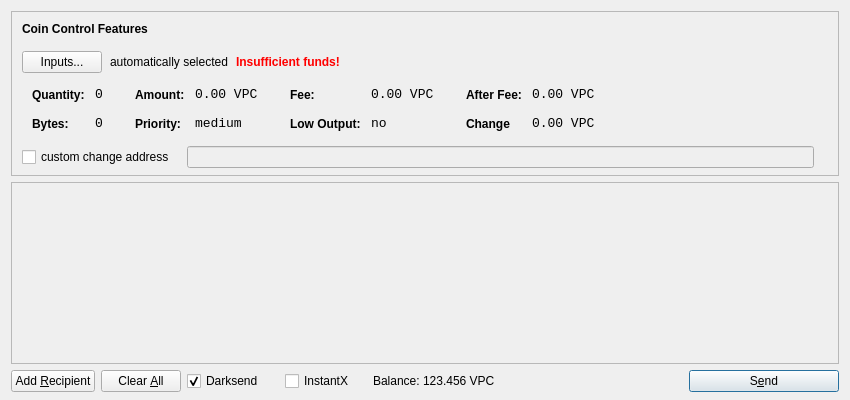
<?xml version="1.0" encoding="UTF-8"?>
<ui version="4.0">
 <class>SendCoinsDialog</class>
 <widget class="QDialog" name="SendCoinsDialog">
  <property name="geometry">
   <rect>
    <x>0</x>
    <y>0</y>
    <width>850</width>
    <height>400</height>
   </rect>
  </property>
  <property name="windowTitle">
   <string>Send Coins</string>
  </property>
  <layout class="QVBoxLayout" name="verticalLayout" stretch="0,1,0">
   <property name="bottomMargin">
    <number>8</number>
   </property>
   <item>
    <widget class="QFrame" name="frameCoinControl">
     <property name="sizePolicy">
      <sizepolicy hsizetype="Expanding" vsizetype="Expanding">
       <horstretch>0</horstretch>
       <verstretch>0</verstretch>
      </sizepolicy>
     </property>
     <property name="maximumSize">
      <size>
       <width>16777215</width>
       <height>16777215</height>
      </size>
     </property>
     <property name="frameShape">
      <enum>QFrame::StyledPanel</enum>
     </property>
     <property name="frameShadow">
      <enum>QFrame::Sunken</enum>
     </property>
     <layout class="QVBoxLayout" name="verticalLayoutCoinControl2">
      <property name="spacing">
       <number>-1</number>
      </property>
      <property name="leftMargin">
       <number>0</number>
      </property>
      <property name="topMargin">
       <number>0</number>
      </property>
      <property name="rightMargin">
       <number>0</number>
      </property>
      <property name="bottomMargin">
       <number>6</number>
      </property>
      <item>
       <layout class="QVBoxLayout" name="verticalLayoutCoinControl" stretch="0,0,0,0,1">
        <property name="spacing">
         <number>0</number>
        </property>
        <property name="leftMargin">
         <number>10</number>
        </property>
        <property name="topMargin">
         <number>10</number>
        </property>
        <item>
         <layout class="QHBoxLayout" name="horizontalLayoutCoinControl1">
          <property name="bottomMargin">
           <number>15</number>
          </property>
          <item>
           <widget class="QLabel" name="labelCoinControlFeatures">
            <property name="sizePolicy">
             <sizepolicy hsizetype="Preferred" vsizetype="Maximum">
              <horstretch>0</horstretch>
              <verstretch>0</verstretch>
             </sizepolicy>
            </property>
            <property name="font">
             <font>
              <weight>75</weight>
              <bold>true</bold>
             </font>
            </property>
            <property name="styleSheet">
             <string notr="true">font-weight:bold;</string>
            </property>
            <property name="text">
             <string>Coin Control Features</string>
            </property>
           </widget>
          </item>
         </layout>
        </item>
        <item>
         <layout class="QHBoxLayout" name="horizontalLayoutCoinControl2" stretch="0,0,0,0">
          <property name="spacing">
           <number>8</number>
          </property>
          <property name="bottomMargin">
           <number>10</number>
          </property>
          <item>
           <widget class="QPushButton" name="pushButtonCoinControl">
            <property name="styleSheet">
             <string notr="true"/>
            </property>
            <property name="text">
             <string>Inputs...</string>
            </property>
           </widget>
          </item>
          <item>
           <widget class="QLabel" name="labelCoinControlAutomaticallySelected">
            <property name="text">
             <string>automatically selected</string>
            </property>
            <property name="margin">
             <number>5</number>
            </property>
           </widget>
          </item>
          <item>
           <widget class="QLabel" name="labelCoinControlInsuffFunds">
            <property name="font">
             <font>
              <weight>75</weight>
              <bold>true</bold>
             </font>
            </property>
            <property name="styleSheet">
             <string notr="true">color:red;font-weight:bold;</string>
            </property>
            <property name="text">
             <string>Insufficient funds!</string>
            </property>
            <property name="margin">
             <number>5</number>
            </property>
           </widget>
          </item>
          <item>
           <spacer name="horizontalSpacerCoinControl">
            <property name="orientation">
             <enum>Qt::Horizontal</enum>
            </property>
            <property name="sizeHint" stdset="0">
             <size>
              <width>40</width>
              <height>1</height>
             </size>
            </property>
           </spacer>
          </item>
         </layout>
        </item>
        <item>
         <widget class="QWidget" name="widgetCoinControl" native="true">
          <property name="sizePolicy">
           <sizepolicy hsizetype="Preferred" vsizetype="Preferred">
            <horstretch>0</horstretch>
            <verstretch>0</verstretch>
           </sizepolicy>
          </property>
          <property name="minimumSize">
           <size>
            <width>0</width>
            <height>0</height>
           </size>
          </property>
          <property name="styleSheet">
           <string notr="true"/>
          </property>
          <layout class="QHBoxLayout" name="horizontalLayoutCoinControl5">
           <property name="margin">
            <number>0</number>
           </property>
           <item>
            <layout class="QHBoxLayout" name="horizontalLayoutCoinControl3" stretch="0,0,0,1">
             <property name="spacing">
              <number>20</number>
             </property>
             <property name="topMargin">
              <number>0</number>
             </property>
             <property name="bottomMargin">
              <number>10</number>
             </property>
             <item>
              <layout class="QFormLayout" name="formLayoutCoinControl1">
               <property name="horizontalSpacing">
                <number>10</number>
               </property>
               <property name="verticalSpacing">
                <number>14</number>
               </property>
               <property name="leftMargin">
                <number>10</number>
               </property>
               <property name="topMargin">
                <number>4</number>
               </property>
               <property name="rightMargin">
                <number>6</number>
               </property>
               <item row="0" column="0">
                <widget class="QLabel" name="labelCoinControlQuantityText">
                 <property name="styleSheet">
                  <string notr="true">font-weight:bold;</string>
                 </property>
                 <property name="text">
                  <string>Quantity:</string>
                 </property>
                 <property name="margin">
                  <number>0</number>
                 </property>
                </widget>
               </item>
               <item row="0" column="1">
                <widget class="QLabel" name="labelCoinControlQuantity">
                 <property name="font">
                  <font>
                   <family>Monospace</family>
                   <pointsize>10</pointsize>
                  </font>
                 </property>
                 <property name="cursor">
                  <cursorShape>IBeamCursor</cursorShape>
                 </property>
                 <property name="contextMenuPolicy">
                  <enum>Qt::ActionsContextMenu</enum>
                 </property>
                 <property name="text">
                  <string>0</string>
                 </property>
                 <property name="margin">
                  <number>0</number>
                 </property>
                 <property name="textInteractionFlags">
                  <set>Qt::LinksAccessibleByMouse|Qt::TextSelectableByKeyboard|Qt::TextSelectableByMouse</set>
                 </property>
                </widget>
               </item>
               <item row="1" column="0">
                <widget class="QLabel" name="labelCoinControlBytesText">
                 <property name="styleSheet">
                  <string notr="true">font-weight:bold;</string>
                 </property>
                 <property name="text">
                  <string>Bytes:</string>
                 </property>
                </widget>
               </item>
               <item row="1" column="1">
                <widget class="QLabel" name="labelCoinControlBytes">
                 <property name="font">
                  <font>
                   <family>Monospace</family>
                   <pointsize>10</pointsize>
                  </font>
                 </property>
                 <property name="cursor">
                  <cursorShape>IBeamCursor</cursorShape>
                 </property>
                 <property name="contextMenuPolicy">
                  <enum>Qt::ActionsContextMenu</enum>
                 </property>
                 <property name="text">
                  <string>0</string>
                 </property>
                 <property name="textInteractionFlags">
                  <set>Qt::LinksAccessibleByMouse|Qt::TextSelectableByKeyboard|Qt::TextSelectableByMouse</set>
                 </property>
                </widget>
               </item>
              </layout>
             </item>
             <item>
              <layout class="QFormLayout" name="formLayoutCoinControl2">
               <property name="horizontalSpacing">
                <number>10</number>
               </property>
               <property name="verticalSpacing">
                <number>14</number>
               </property>
               <property name="leftMargin">
                <number>6</number>
               </property>
               <property name="topMargin">
                <number>4</number>
               </property>
               <property name="rightMargin">
                <number>6</number>
               </property>
               <item row="0" column="0">
                <widget class="QLabel" name="labelCoinControlAmountText">
                 <property name="styleSheet">
                  <string notr="true">font-weight:bold;</string>
                 </property>
                 <property name="text">
                  <string>Amount:</string>
                 </property>
                 <property name="margin">
                  <number>0</number>
                 </property>
                </widget>
               </item>
               <item row="0" column="1">
                <widget class="QLabel" name="labelCoinControlAmount">
                 <property name="font">
                  <font>
                   <family>Monospace</family>
                   <pointsize>10</pointsize>
                  </font>
                 </property>
                 <property name="cursor">
                  <cursorShape>IBeamCursor</cursorShape>
                 </property>
                 <property name="contextMenuPolicy">
                  <enum>Qt::ActionsContextMenu</enum>
                 </property>
                 <property name="text">
                  <string>0.00 VPC</string>
                 </property>
                 <property name="textInteractionFlags">
                  <set>Qt::LinksAccessibleByMouse|Qt::TextSelectableByKeyboard|Qt::TextSelectableByMouse</set>
                 </property>
                </widget>
               </item>
               <item row="1" column="0">
                <widget class="QLabel" name="labelCoinControlPriorityText">
                 <property name="styleSheet">
                  <string notr="true">font-weight:bold;</string>
                 </property>
                 <property name="text">
                  <string>Priority:</string>
                 </property>
                </widget>
               </item>
               <item row="1" column="1">
                <widget class="QLabel" name="labelCoinControlPriority">
                 <property name="font">
                  <font>
                   <family>Monospace</family>
                   <pointsize>10</pointsize>
                  </font>
                 </property>
                 <property name="cursor">
                  <cursorShape>IBeamCursor</cursorShape>
                 </property>
                 <property name="contextMenuPolicy">
                  <enum>Qt::ActionsContextMenu</enum>
                 </property>
                 <property name="text">
                  <string>medium</string>
                 </property>
                 <property name="textInteractionFlags">
                  <set>Qt::LinksAccessibleByMouse|Qt::TextSelectableByKeyboard|Qt::TextSelectableByMouse</set>
                 </property>
                </widget>
               </item>
              </layout>
             </item>
             <item>
              <layout class="QFormLayout" name="formLayoutCoinControl3">
               <property name="horizontalSpacing">
                <number>10</number>
               </property>
               <property name="verticalSpacing">
                <number>14</number>
               </property>
               <property name="leftMargin">
                <number>6</number>
               </property>
               <property name="topMargin">
                <number>4</number>
               </property>
               <property name="rightMargin">
                <number>6</number>
               </property>
               <item row="0" column="0">
                <widget class="QLabel" name="labelCoinControlFeeText">
                 <property name="styleSheet">
                  <string notr="true">font-weight:bold;</string>
                 </property>
                 <property name="text">
                  <string>Fee:</string>
                 </property>
                 <property name="margin">
                  <number>0</number>
                 </property>
                </widget>
               </item>
               <item row="0" column="1">
                <widget class="QLabel" name="labelCoinControlFee">
                 <property name="font">
                  <font>
                   <family>Monospace</family>
                   <pointsize>10</pointsize>
                  </font>
                 </property>
                 <property name="cursor">
                  <cursorShape>IBeamCursor</cursorShape>
                 </property>
                 <property name="contextMenuPolicy">
                  <enum>Qt::ActionsContextMenu</enum>
                 </property>
                 <property name="text">
                  <string>0.00 VPC</string>
                 </property>
                 <property name="textInteractionFlags">
                  <set>Qt::LinksAccessibleByMouse|Qt::TextSelectableByKeyboard|Qt::TextSelectableByMouse</set>
                 </property>
                </widget>
               </item>
               <item row="1" column="0">
                <widget class="QLabel" name="labelCoinControlLowOutputText">
                 <property name="styleSheet">
                  <string notr="true">font-weight:bold;</string>
                 </property>
                 <property name="text">
                  <string>Low Output:</string>
                 </property>
                </widget>
               </item>
               <item row="1" column="1">
                <widget class="QLabel" name="labelCoinControlLowOutput">
                 <property name="font">
                  <font>
                   <family>Monospace</family>
                   <pointsize>10</pointsize>
                  </font>
                 </property>
                 <property name="cursor">
                  <cursorShape>IBeamCursor</cursorShape>
                 </property>
                 <property name="contextMenuPolicy">
                  <enum>Qt::ActionsContextMenu</enum>
                 </property>
                 <property name="text">
                  <string>no</string>
                 </property>
                 <property name="textInteractionFlags">
                  <set>Qt::LinksAccessibleByMouse|Qt::TextSelectableByKeyboard|Qt::TextSelectableByMouse</set>
                 </property>
                </widget>
               </item>
              </layout>
             </item>
             <item>
              <layout class="QFormLayout" name="formLayoutCoinControl4">
               <property name="horizontalSpacing">
                <number>10</number>
               </property>
               <property name="verticalSpacing">
                <number>14</number>
               </property>
               <property name="leftMargin">
                <number>6</number>
               </property>
               <property name="topMargin">
                <number>4</number>
               </property>
               <property name="rightMargin">
                <number>6</number>
               </property>
               <item row="0" column="0">
                <widget class="QLabel" name="labelCoinControlAfterFeeText">
                 <property name="styleSheet">
                  <string notr="true">font-weight:bold;</string>
                 </property>
                 <property name="text">
                  <string>After Fee:</string>
                 </property>
                 <property name="margin">
                  <number>0</number>
                 </property>
                </widget>
               </item>
               <item row="0" column="1">
                <widget class="QLabel" name="labelCoinControlAfterFee">
                 <property name="font">
                  <font>
                   <family>Monospace</family>
                   <pointsize>10</pointsize>
                  </font>
                 </property>
                 <property name="cursor">
                  <cursorShape>IBeamCursor</cursorShape>
                 </property>
                 <property name="contextMenuPolicy">
                  <enum>Qt::ActionsContextMenu</enum>
                 </property>
                 <property name="text">
                  <string>0.00 VPC</string>
                 </property>
                 <property name="textInteractionFlags">
                  <set>Qt::LinksAccessibleByMouse|Qt::TextSelectableByKeyboard|Qt::TextSelectableByMouse</set>
                 </property>
                </widget>
               </item>
               <item row="1" column="0">
                <widget class="QLabel" name="labelCoinControlChangeText">
                 <property name="styleSheet">
                  <string notr="true">font-weight:bold;</string>
                 </property>
                 <property name="text">
                  <string>Change</string>
                 </property>
                </widget>
               </item>
               <item row="1" column="1">
                <widget class="QLabel" name="labelCoinControlChange">
                 <property name="font">
                  <font>
                   <family>Monospace</family>
                   <pointsize>10</pointsize>
                  </font>
                 </property>
                 <property name="cursor">
                  <cursorShape>IBeamCursor</cursorShape>
                 </property>
                 <property name="contextMenuPolicy">
                  <enum>Qt::ActionsContextMenu</enum>
                 </property>
                 <property name="text">
                  <string>0.00 VPC</string>
                 </property>
                 <property name="textInteractionFlags">
                  <set>Qt::LinksAccessibleByMouse|Qt::TextSelectableByKeyboard|Qt::TextSelectableByMouse</set>
                 </property>
                </widget>
               </item>
              </layout>
             </item>
            </layout>
           </item>
          </layout>
         </widget>
        </item>
        <item>
         <layout class="QHBoxLayout" name="horizontalLayoutCoinControl4" stretch="0,0,0">
          <property name="spacing">
           <number>12</number>
          </property>
          <property name="sizeConstraint">
           <enum>QLayout::SetDefaultConstraint</enum>
          </property>
          <property name="topMargin">
           <number>5</number>
          </property>
          <property name="rightMargin">
           <number>5</number>
          </property>
          <item>
           <widget class="QCheckBox" name="checkBoxCoinControlChange">
            <property name="text">
             <string>custom change address</string>
            </property>
           </widget>
          </item>
          <item>
           <widget class="QLineEdit" name="lineEditCoinControlChange">
            <property name="enabled">
             <bool>false</bool>
            </property>
            <property name="sizePolicy">
             <sizepolicy hsizetype="Expanding" vsizetype="Fixed">
              <horstretch>0</horstretch>
              <verstretch>0</verstretch>
             </sizepolicy>
            </property>
           </widget>
          </item>
          <item>
           <widget class="QLabel" name="labelCoinControlChangeLabel">
            <property name="sizePolicy">
             <sizepolicy hsizetype="Preferred" vsizetype="Expanding">
              <horstretch>0</horstretch>
              <verstretch>0</verstretch>
             </sizepolicy>
            </property>
            <property name="minimumSize">
             <size>
              <width>0</width>
              <height>0</height>
             </size>
            </property>
            <property name="text">
             <string/>
            </property>
            <property name="margin">
             <number>3</number>
            </property>
           </widget>
          </item>
         </layout>
        </item>
        <item>
         <spacer name="verticalSpacerCoinControl">
          <property name="orientation">
           <enum>Qt::Vertical</enum>
          </property>
          <property name="sizeHint" stdset="0">
           <size>
            <width>800</width>
            <height>1</height>
           </size>
          </property>
         </spacer>
        </item>
       </layout>
      </item>
     </layout>
    </widget>
   </item>
   <item>
    <widget class="QScrollArea" name="scrollArea">
     <property name="widgetResizable">
      <bool>true</bool>
     </property>
     <widget class="QWidget" name="scrollAreaWidgetContents">
      <property name="geometry">
       <rect>
        <x>0</x>
        <y>0</y>
        <width>830</width>
        <height>165</height>
       </rect>
      </property>
      <layout class="QVBoxLayout" name="verticalLayout_2">
       <property name="margin">
        <number>0</number>
       </property>
       <item>
        <layout class="QVBoxLayout" name="entries">
         <property name="spacing">
          <number>6</number>
         </property>
        </layout>
       </item>
       <item>
        <spacer name="verticalSpacer">
         <property name="orientation">
          <enum>Qt::Vertical</enum>
         </property>
         <property name="sizeHint" stdset="0">
          <size>
           <width>20</width>
           <height>40</height>
          </size>
         </property>
        </spacer>
       </item>
      </layout>
     </widget>
    </widget>
   </item>
   <item>
    <layout class="QHBoxLayout" name="horizontalLayout">
     <item>
      <widget class="QPushButton" name="addButton">
       <property name="toolTip">
        <string>Send to multiple recipients at once</string>
       </property>
       <property name="text">
        <string>Add &amp;Recipient</string>
       </property>
       <property name="autoDefault">
        <bool>false</bool>
       </property>
      </widget>
     </item>
     <item>
      <widget class="QPushButton" name="clearButton">
       <property name="sizePolicy">
        <sizepolicy hsizetype="Minimum" vsizetype="Fixed">
         <horstretch>0</horstretch>
         <verstretch>0</verstretch>
        </sizepolicy>
       </property>
       <property name="toolTip">
        <string>Remove all transaction fields</string>
       </property>
       <property name="text">
        <string>Clear &amp;All</string>
       </property>
       <property name="autoRepeatDelay">
        <number>300</number>
       </property>
       <property name="autoDefault">
        <bool>false</bool>
       </property>
      </widget>
     </item>
     <item>
      <layout class="QHBoxLayout" name="horizontalLayout_2">
       <property name="spacing">
        <number>3</number>
       </property>
        <item>
        <widget class="QCheckBox" name="checkUseDarksend">
         <property name="minimumSize">
          <size>
           <width>95</width>
           <height>0</height>
          </size>
         </property>
         <property name="text">
          <string>Darksend</string>
         </property>
         <property name="checked">
          <bool>true</bool>
         </property>
        </widget>
       </item>
       <item>
        <widget class="QCheckBox" name="checkInstantX">
         <property name="enabled">
          <bool>true</bool>
         </property>
         <property name="minimumSize">
          <size>
           <width>85</width>
           <height>0</height>
          </size>
         </property>
         <property name="text">
          <string>InstantX</string>
         </property>
        </widget>
       </item>
       <item>
        <widget class="QLabel" name="label">
         <property name="sizePolicy">
          <sizepolicy hsizetype="Preferred" vsizetype="Fixed">
           <horstretch>0</horstretch>
           <verstretch>0</verstretch>
          </sizepolicy>
         </property>
         <property name="text">
          <string>Balance:</string>
         </property>
        </widget>
       </item>
       <item>
        <widget class="QLabel" name="labelBalance">
         <property name="sizePolicy">
          <sizepolicy hsizetype="Preferred" vsizetype="Fixed">
           <horstretch>0</horstretch>
           <verstretch>0</verstretch>
          </sizepolicy>
         </property>
         <property name="cursor">
          <cursorShape>IBeamCursor</cursorShape>
         </property>
         <property name="text">
          <string>123.456 VPC</string>
         </property>
         <property name="textInteractionFlags">
          <set>Qt::LinksAccessibleByMouse|Qt::TextSelectableByKeyboard|Qt::TextSelectableByMouse</set>
         </property>
        </widget>
       </item>
      </layout>
     </item>
     <item>
      <spacer name="horizontalSpacer">
       <property name="orientation">
        <enum>Qt::Horizontal</enum>
       </property>
       <property name="sizeHint" stdset="0">
        <size>
         <width>40</width>
         <height>20</height>
        </size>
       </property>
      </spacer>
     </item>
     <item>
      <widget class="QPushButton" name="sendButton">
       <property name="minimumSize">
        <size>
         <width>150</width>
         <height>0</height>
        </size>
       </property>
       <property name="toolTip">
        <string>Confirm the send action</string>
       </property>
       <property name="text">
        <string>S&amp;end</string>
       </property>
       <property name="icon">
        <iconset resource="../bitcoin.qrc">
         <normaloff>:/icons/send</normaloff>:/icons/send</iconset>
       </property>
       <property name="default">
        <bool>true</bool>
       </property>
      </widget>
     </item>
    </layout>
   </item>
  </layout>
 </widget>
 <resources>
  <include location="../bitcoin.qrc"/>
 </resources>
 <connections/>
</ui>
